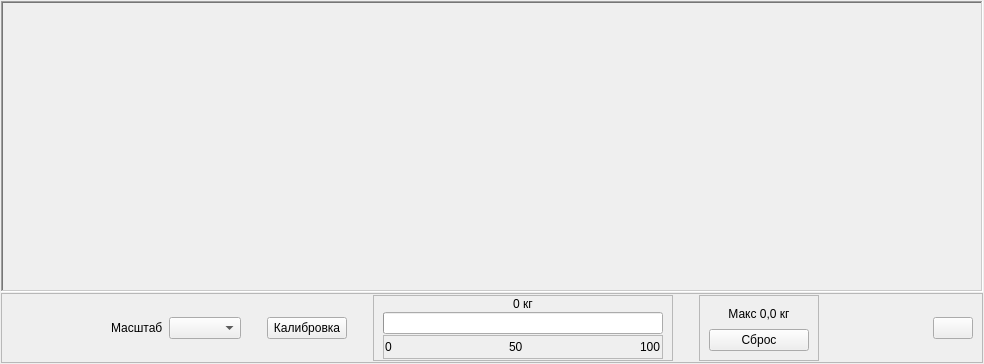
<?xml version="1.0" encoding="UTF-8"?>
<ui version="4.0">
 <class>DynamoWidget</class>
 <widget class="QWidget" name="DynamoWidget">
  <property name="geometry">
   <rect>
    <x>0</x>
    <y>0</y>
    <width>984</width>
    <height>364</height>
   </rect>
  </property>
  <property name="windowTitle">
   <string>Form</string>
  </property>
  <layout class="QVBoxLayout" name="verticalLayout">
   <property name="spacing">
    <number>1</number>
   </property>
   <property name="leftMargin">
    <number>1</number>
   </property>
   <property name="topMargin">
    <number>1</number>
   </property>
   <property name="rightMargin">
    <number>1</number>
   </property>
   <property name="bottomMargin">
    <number>1</number>
   </property>
   <item>
    <widget class="QFrame" name="frDynamo">
     <property name="frameShape">
      <enum>QFrame::WinPanel</enum>
     </property>
     <property name="frameShadow">
      <enum>QFrame::Sunken</enum>
     </property>
     <layout class="QVBoxLayout" name="verticalLayout_2">
      <property name="spacing">
       <number>1</number>
      </property>
      <property name="leftMargin">
       <number>1</number>
      </property>
      <property name="topMargin">
       <number>1</number>
      </property>
      <property name="rightMargin">
       <number>1</number>
      </property>
      <property name="bottomMargin">
       <number>1</number>
      </property>
      <item>
       <widget class="Oscilloscope" name="wgtDynamoOscill" native="true"/>
      </item>
     </layout>
    </widget>
   </item>
   <item>
    <widget class="QFrame" name="frControl">
     <property name="sizePolicy">
      <sizepolicy hsizetype="Preferred" vsizetype="Fixed">
       <horstretch>0</horstretch>
       <verstretch>0</verstretch>
      </sizepolicy>
     </property>
     <property name="minimumSize">
      <size>
       <width>0</width>
       <height>40</height>
      </size>
     </property>
     <property name="frameShape">
      <enum>QFrame::StyledPanel</enum>
     </property>
     <property name="frameShadow">
      <enum>QFrame::Raised</enum>
     </property>
     <layout class="QHBoxLayout" name="horizontalLayout">
      <property name="topMargin">
       <number>1</number>
      </property>
      <property name="bottomMargin">
       <number>1</number>
      </property>
      <item>
       <spacer name="horizontalSpacer">
        <property name="orientation">
         <enum>Qt::Horizontal</enum>
        </property>
        <property name="sizeType">
         <enum>QSizePolicy::Fixed</enum>
        </property>
        <property name="sizeHint" stdset="0">
         <size>
          <width>100</width>
          <height>20</height>
         </size>
        </property>
       </spacer>
      </item>
      <item>
       <widget class="QLabel" name="lblScale">
        <property name="text">
         <string>Масштаб</string>
        </property>
       </widget>
      </item>
      <item>
       <widget class="QComboBox" name="cbScale"/>
      </item>
      <item>
       <spacer name="horizontalSpacer_3">
        <property name="orientation">
         <enum>Qt::Horizontal</enum>
        </property>
        <property name="sizeType">
         <enum>QSizePolicy::Fixed</enum>
        </property>
        <property name="sizeHint" stdset="0">
         <size>
          <width>20</width>
          <height>20</height>
         </size>
        </property>
       </spacer>
      </item>
      <item>
       <widget class="QPushButton" name="btnCalibrate">
        <property name="text">
         <string>Калибровка</string>
        </property>
       </widget>
      </item>
      <item>
       <spacer name="horizontalSpacer_6">
        <property name="orientation">
         <enum>Qt::Horizontal</enum>
        </property>
        <property name="sizeType">
         <enum>QSizePolicy::Fixed</enum>
        </property>
        <property name="sizeHint" stdset="0">
         <size>
          <width>20</width>
          <height>20</height>
         </size>
        </property>
       </spacer>
      </item>
      <item>
       <widget class="QFrame" name="frDiagram">
        <property name="sizePolicy">
         <sizepolicy hsizetype="Fixed" vsizetype="Preferred">
          <horstretch>0</horstretch>
          <verstretch>0</verstretch>
         </sizepolicy>
        </property>
        <property name="minimumSize">
         <size>
          <width>300</width>
          <height>0</height>
         </size>
        </property>
        <property name="frameShape">
         <enum>QFrame::StyledPanel</enum>
        </property>
        <property name="frameShadow">
         <enum>QFrame::Raised</enum>
        </property>
        <layout class="QVBoxLayout" name="verticalLayout_3">
         <property name="spacing">
          <number>1</number>
         </property>
         <property name="topMargin">
          <number>1</number>
         </property>
         <property name="bottomMargin">
          <number>1</number>
         </property>
         <item>
          <widget class="QLabel" name="lblDiagValue">
           <property name="text">
            <string>0 кг</string>
           </property>
           <property name="alignment">
            <set>Qt::AlignCenter</set>
           </property>
          </widget>
         </item>
         <item>
          <widget class="QProgressBar" name="pbDiag">
           <property name="value">
            <number>0</number>
           </property>
           <property name="textVisible">
            <bool>false</bool>
           </property>
          </widget>
         </item>
         <item>
          <widget class="QFrame" name="frDiagDiap">
           <property name="frameShape">
            <enum>QFrame::StyledPanel</enum>
           </property>
           <property name="frameShadow">
            <enum>QFrame::Raised</enum>
           </property>
           <layout class="QHBoxLayout" name="horizontalLayout_2">
            <property name="leftMargin">
             <number>1</number>
            </property>
            <property name="topMargin">
             <number>1</number>
            </property>
            <property name="rightMargin">
             <number>1</number>
            </property>
            <property name="bottomMargin">
             <number>1</number>
            </property>
            <item>
             <widget class="QLabel" name="lblDiagMin">
              <property name="text">
               <string>0</string>
              </property>
             </widget>
            </item>
            <item>
             <spacer name="horizontalSpacer_4">
              <property name="orientation">
               <enum>Qt::Horizontal</enum>
              </property>
              <property name="sizeHint" stdset="0">
               <size>
                <width>40</width>
                <height>20</height>
               </size>
              </property>
             </spacer>
            </item>
            <item>
             <widget class="QLabel" name="lblDiagMid">
              <property name="text">
               <string>50</string>
              </property>
             </widget>
            </item>
            <item>
             <spacer name="horizontalSpacer_5">
              <property name="orientation">
               <enum>Qt::Horizontal</enum>
              </property>
              <property name="sizeHint" stdset="0">
               <size>
                <width>40</width>
                <height>20</height>
               </size>
              </property>
             </spacer>
            </item>
            <item>
             <widget class="QLabel" name="lblDiagMax">
              <property name="text">
               <string>100</string>
              </property>
             </widget>
            </item>
           </layout>
          </widget>
         </item>
        </layout>
       </widget>
      </item>
      <item>
       <spacer name="horizontalSpacer_7">
        <property name="orientation">
         <enum>Qt::Horizontal</enum>
        </property>
        <property name="sizeType">
         <enum>QSizePolicy::Fixed</enum>
        </property>
        <property name="sizeHint" stdset="0">
         <size>
          <width>20</width>
          <height>20</height>
         </size>
        </property>
       </spacer>
      </item>
      <item>
       <widget class="QFrame" name="frMaxVal">
        <property name="sizePolicy">
         <sizepolicy hsizetype="Fixed" vsizetype="Preferred">
          <horstretch>0</horstretch>
          <verstretch>0</verstretch>
         </sizepolicy>
        </property>
        <property name="minimumSize">
         <size>
          <width>120</width>
          <height>0</height>
         </size>
        </property>
        <property name="frameShape">
         <enum>QFrame::StyledPanel</enum>
        </property>
        <property name="frameShadow">
         <enum>QFrame::Raised</enum>
        </property>
        <layout class="QVBoxLayout" name="verticalLayout_4">
         <item>
          <widget class="QLabel" name="lblMaxVal">
           <property name="text">
            <string>Макс 0,0 кг</string>
           </property>
           <property name="alignment">
            <set>Qt::AlignCenter</set>
           </property>
          </widget>
         </item>
         <item>
          <widget class="QPushButton" name="btnResetMaxVal">
           <property name="text">
            <string>Сброс</string>
           </property>
          </widget>
         </item>
        </layout>
       </widget>
      </item>
      <item>
       <spacer name="horizontalSpacer_2">
        <property name="orientation">
         <enum>Qt::Horizontal</enum>
        </property>
        <property name="sizeHint" stdset="0">
         <size>
          <width>93</width>
          <height>20</height>
         </size>
        </property>
       </spacer>
      </item>
      <item>
       <widget class="QPushButton" name="btnDynRecord">
        <property name="toolTip">
         <string>Сигнал будет записан</string>
        </property>
        <property name="text">
         <string/>
        </property>
        <property name="icon">
         <iconset resource="../../../kernel.qrc">
          <normaloff>:/images/SaveOK.png</normaloff>:/images/SaveOK.png</iconset>
        </property>
        <property name="iconSize">
         <size>
          <width>22</width>
          <height>22</height>
         </size>
        </property>
        <property name="checkable">
         <bool>true</bool>
        </property>
       </widget>
      </item>
     </layout>
    </widget>
   </item>
  </layout>
 </widget>
 <customwidgets>
  <customwidget>
   <class>Oscilloscope</class>
   <extends>QWidget</extends>
   <header location="global">oscilloscope.h</header>
   <container>1</container>
  </customwidget>
 </customwidgets>
 <resources>
  <include location="../../../kernel.qrc"/>
 </resources>
 <connections>
  <connection>
   <sender>btnResetMaxVal</sender>
   <signal>clicked()</signal>
   <receiver>DynamoWidget</receiver>
   <slot>on_resetValueMax()</slot>
   <hints>
    <hint type="sourcelabel">
     <x>780</x>
     <y>334</y>
    </hint>
    <hint type="destinationlabel">
     <x>989</x>
     <y>153</y>
    </hint>
   </hints>
  </connection>
  <connection>
   <sender>btnCalibrate</sender>
   <signal>clicked()</signal>
   <receiver>DynamoWidget</receiver>
   <slot>on_calibrate()</slot>
   <hints>
    <hint type="sourcelabel">
     <x>308</x>
     <y>328</y>
    </hint>
    <hint type="destinationlabel">
     <x>986</x>
     <y>211</y>
    </hint>
   </hints>
  </connection>
  <connection>
   <sender>cbScale</sender>
   <signal>currentIndexChanged(int)</signal>
   <receiver>DynamoWidget</receiver>
   <slot>on_scaleChange(int)</slot>
   <hints>
    <hint type="sourcelabel">
     <x>216</x>
     <y>325</y>
    </hint>
    <hint type="destinationlabel">
     <x>984</x>
     <y>248</y>
    </hint>
   </hints>
  </connection>
  <connection>
   <sender>btnDynRecord</sender>
   <signal>clicked(bool)</signal>
   <receiver>DynamoWidget</receiver>
   <slot>on_dynRecChange(bool)</slot>
   <hints>
    <hint type="sourcelabel">
     <x>952</x>
     <y>329</y>
    </hint>
    <hint type="destinationlabel">
     <x>988</x>
     <y>296</y>
    </hint>
   </hints>
  </connection>
 </connections>
 <slots>
  <slot>on_resetValueMax()</slot>
  <slot>on_calibrate()</slot>
  <slot>on_scaleChange(int)</slot>
  <slot>on_dynRecChange(bool)</slot>
 </slots>
</ui>
